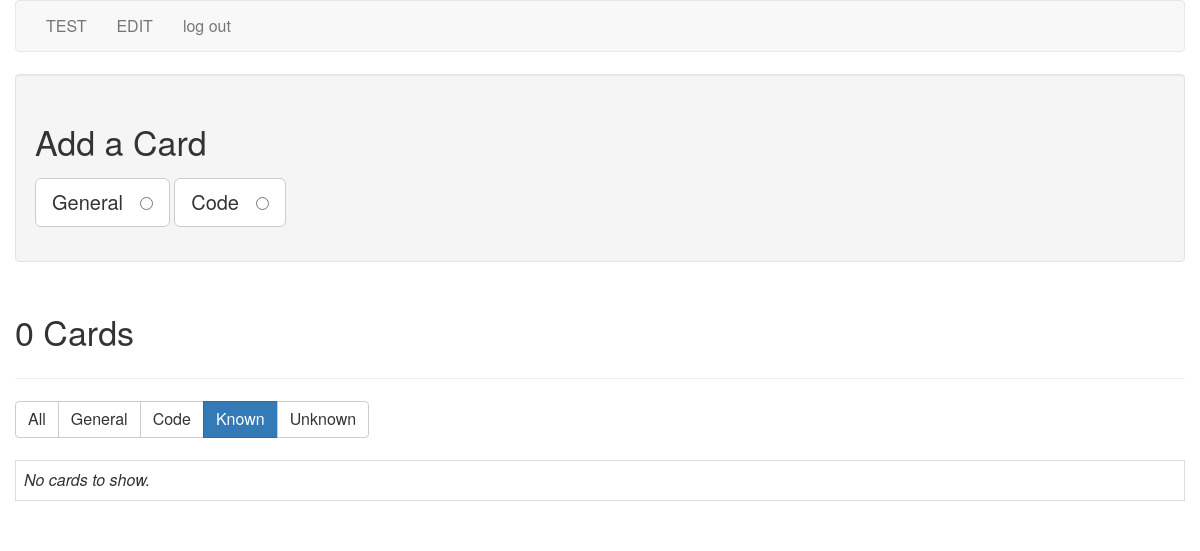
/filter_cards/known (signed in), run on an earlier commit of the app's database.
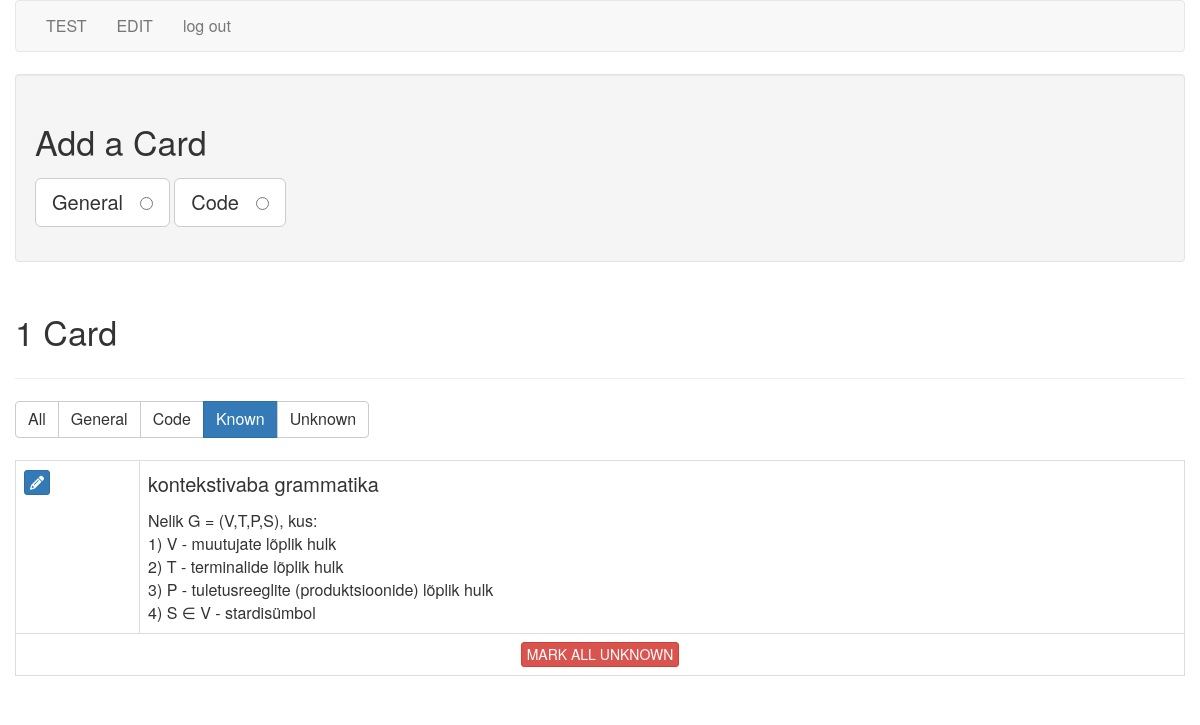
And on a later commit of the database.
### tables this page shows
CREATE TABLE cards (
  id integer primary key autoincrement,
  type tinyint not null, /* 1 for vocab, 2 for code */
  front text not null,
  back text not null,
  known boolean default 0
);

### flash_cards.py (the view)
@app.route('/filter_cards/<filter_name>')
def filter_cards(filter_name):
    if not session.get('logged_in'):
        return redirect(url_for('login'))
    filters = {
        "all":      "where 1 = 1",
        "general":  "where type = 1",
        "code":     "where type = 2",
        "known":    "where known = 1",
        "unknown":  "where known = 0",
    }
    query = filters.get(filter_name)
    if not query:
        return redirect(url_for('cards'))
    db = get_db()
    fullquery = "SELECT id, type, front, back, known FROM cards " + query + " ORDER BY id DESC"
    cur = db.execute(fullquery)
    cards = cur.fetchall()
    return render_template('cards.html', cards=cards, filter_name=filter_name)

### flash_cards.py (called while the page is built)
def connect_db():
    rv = sqlite3.connect(app.config['DATABASE'])
    rv.row_factory = sqlite3.Row
    return rv

def get_db():
    if not hasattr(g, 'sqlite_db'):
        g.sqlite_db = connect_db()
    return g.sqlite_db

### templates/cards.html (shortened to what this page needs)
{% extends "layout.html" %}
{% block body %}
    <div class="well editPanel">
        <h2>Add a Card</h2>
        <form action="{{ url_for('add_card') }}" method="post" class="cardForm">
            <div class="form-group">
                <label for="general" class="toggleButton btn btn-default btn-lg">General &nbsp;
                    <input type="radio" name="type" value="1" id="general"/>
                </label>
                <label for="code" class="toggleButton btn btn-default btn-lg">Code &nbsp;
                    <input type="radio" name="type" value="2" id="code"/>
                </label>
            </div>
        </form>
    </div>
    <div class="page-header">
        <h2>{{ cards|length }} Card{{ '' if (cards|length == 1) else 's' }}</h2>
    </div>
    <div class="btn-group btn-group-md" role="group" aria-label="filters">
        <a href="{{ url_for('filter_cards', filter_name="all") }}" class="btn btn-{{ "primary" if filter_name == "all" else "default" }}">All</a>
        <a href="{{ url_for('filter_cards', filter_name="general") }}" class="btn btn-{{ "primary" if filter_name == "general" else "default" }}">General</a>
        <a href="{{ url_for('filter_cards', filter_name="code") }}" class="btn btn-{{ "primary" if filter_name == "code" else "default" }}">Code</a>
        <a href="{{ url_for('filter_cards', filter_name="known") }}" class="btn btn-{{ "primary" if filter_name == "known" else "default" }}">Known</a>
        <a href="{{ url_for('filter_cards', filter_name="unknown") }}" class="btn btn-{{ "primary" if filter_name == "unknown" else "default" }}">Unknown</a>
    </div>
    <br />
    <br />
    <table class="table table-bordered">
        {% for card in cards %}
            <tr>
                <td>
                    <a href="{{ url_for('edit', card_id=card.id) }}" class="btn btn-xs btn-primary"><i class="fa fa-pencil" aria-hidden="true"></i></a>
                </td>
                <td class="cardContent">
                    <h4>
                        {{ card.front }}
                    </h4>
                    {% if card.type == 1 %}
                        {{ card.back|replace("\n", "<br />")|safe }}
                    {% else %}
                        <pre>{{ card.back|safe }}</pre>
                    {% endif %}
                </td>
            </tr>
        {% else %}
            <tr>
                <td>
                    <em>No cards to show.</em>
                </td>
            </tr>
        {% endfor %}
		{% if cards %}
			{% if filter_name == "known" %}
				<tr>
					<td colspan="2" align="center">
						<a href="/mark_all_unknown" class="btn btn-danger btn-xs text-uppercase">
							mark all unknown
						</a>
					</td>
				 </tr>
			{% endif %}
		{% endif %}
    </table>
{% endblock %}

### templates/layout.html (shortened to what this page needs)
<!doctype html>
<html>
<head>
	<link rel=stylesheet type=text/css href="{{ url_for('static', filename='bootstrap.min.css') }}"/>
    <link rel=stylesheet type=text/css href="{{ url_for('static', filename='style.css') }}"/>
</head>
<body>
<div class="container">
    <div class="row">
				<nav class="navbar navbar-default">
				  <div class="container">
					<div class="row">
					<div class="collapse navbar-collapse">
					  <ul class="nav navbar-nav">
                            {% if session.logged_in %}
							    <li><a href="{{ url_for('general') }}">TEST</a></li>
								<li><a href="{{ url_for('cards') }}">EDIT</a></li>
                                <li><a href="{{ url_for('logout') }}">log out</a></li>
                            {% else %}
                                <li><a href="{{ url_for('login') }}">log in</a></li>
                            {% endif %}
                        </ul>
					</div>
					</div>
				  </div>
				</nav>
                {% block body %}{% endblock %}
	</div>
</div>
</body>
</html>

### static/style.css (style rules this page uses)
.cardContent h4 { margin-top: 0; }
.navbar-collapse.collapse { display: block!important; }
.navbar-nav>li, .navbar-nav { float: left !important; }

What changed in the data, as far as the page shows it:
now on this page (row edited): cards: front "kontekstivaba grammatika", back "Nelik G = (V,T,P,S), kus: 1) V - muutujate lõplik hulk 2) T - terminalide lõplik hulk 3) P - tuletusreeglite (produktsioonide) lõplik hulk 4) S ∈ V - stardisümbol"
Also different on the page:
{{ cards|length }}: "0" → "1"
{{ '' if (cards|length == 1) else 's' }}: "s" → (not shown)
text no longer shown: "No cards to show."
text now shown: "MARK ALL UNKNOWN"
